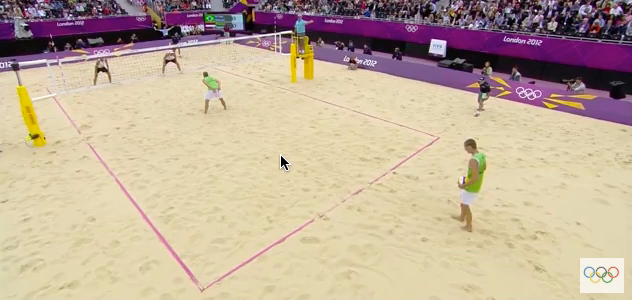
#> input picture frame 76 of input/beachVolleyball1.mov, 632 x 300 px
$ python feature_tracker.py   (Python 2 division)   (older library calls are emulated)
#> lines starting #> are read from the running program, lines starting #| are printed output that depends on the picture; long printed decimals are rounded
#> the answer given: 3
### file_handler.py
"""
Author: Ng Jun Wei

File Handler module

Handles the writing and reading of contents from file.
"""


# [43 lines left out: functions read_from_file, write_to_file, not called in this run]


def write_single_list_to_file(path, points):
    # type: (string, (int, int)[]) -> void
    """
    Purpose:
        Write a list of points to the end of file at specified path.
    Parameters:
        path - the specified file path
        points - the list of points
    Return:
        void
    """
    with open(path, 'a+') as f:
        for i in range(len(points)):
            f.write(str(points[i][0]) + ',' + str(points[i][1]))
            if i < len(points) - 1:
                f.write('\t')
        f.write('\n')

### feature_tracker.py
import cv2
import cv2.cv as cv
import numpy as np
import numpy.linalg as la
import matplotlib.pyplot as plt

import file_handler as fh

def check_for_large_movement_of_static_points(new_static_points, err, st):

    for k, err in enumerate(err):
        if err > 15.0:
            print "DELETING LOL"
            print err
            print new_static_points[k]
            new_static_points = np.delete(new_static_points, [k], axis=0)
            err = np.delete(err, [k], axis=0)
            st = np.delete(st, [k], axis=0)
    return new_static_points, err, st

def check_static_points(number_of_static, old_number_of_static, good_new, img, print_frame_number, new_feature_points):
    if (number_of_static < old_number_of_static):
        print_frame_number = get_frame_grid(img, print_frame_number)
        new_feature = new_feature_points[0]
        print new_feature
        new_feature_points = np.delete(new_feature_points,[0], axis=0)
        print "BEN SOON OVER HERE"
        print new_feature_points
        good_new = np.append(good_new, new_feature, axis=0)
        print good_new
        good_new = good_new.astype(np.float32)
    return good_new, new_feature_points, print_frame_number

def get_frame_grid(img, print_frame_number):
    plt.figure()
    plt.imshow(img, cmap="gray")
    plt.savefig('frame_' + str(print_frame_number) + '.png')
    plt.close()

    print_frame_number = print_frame_number + 1

    return print_frame_number

def get_video_initial_points(video_number):

    """
    The coordinates declared are static points on the video which are inside the frame at all times
    """
    if video_number == 1:
        # 1st video static points

        static_points = np.zeros((4,1,2))

        static_points[0][0] = [309, 77] #good  bottom of umpire pole
        static_points[1][0] = [353, 193] # good middle of court
        static_points[2][0] = [39, 142] # good bottom of left pole
        static_points[3][0] = [88, 144] # left side of the court
        static_points = static_points.astype(np.float32)
        """
        # 1st video player points
        player_points = np.zeros((5,1,2))
        player_points[0][0] = [207 ,97]
        player_points[1][0] = [175, 61]
        player_points[2][0] = [93, 71]
        player_points[3][0] = [508, 163]
        player_points[4][0] = [498, 186]
        player_points = player_points.astype(np.float32)
        print static_points
        """
        new_feature_points = np.zeros((2,1,2))

    elif video_number == 2:
        #2nd video static points
        static_points = np.zeros((4,1,2))
        static_points[0][0] = [535, 142]
        static_points[1][0] = [574, 82]
        static_points[2][0] = [531, 89]
        static_points[3][0] = [580, 128]
        static_points = static_points.astype(np.float32)
        """
        #2nd video player points
        player_points = np.zeros((4,1,2))
        player_points[0][0] = p0[60] # this side / left side
        player_points[1][0] = p0[27] # other side /right side
        player_points[2][0] = p0[29] # other side / right side
        player_points[3][0] = p0[4] # other side / left side
        player_points = player_points.astype(np.float32)
        """
        new_feature_points = np.zeros((2,1,2))

    elif video_number == 3:
        # 3rd video static points
        static_points = np.zeros((4,1,2))
        static_points[0][0] = [170, 141] #nearer pole
        static_points[1][0] = [163, 182]
        static_points[2][0] = [160, 232]
        static_points[3][0] = [493, 281]
        #static_points[3][0] = [238, 232]
        static_points = static_points.astype(np.float32)
        """
        # 3rd video player points
        player_points = np.zeros((3,1,2))
        player_points[0][0] = p0[-12] # guy bending over
        player_points[1][0] = p0[9] # guy serving
        player_points[2][0] = p0[31] # guy serving
        player_points = player_points.astype(np.float32)
        """

        new_feature_points = np.zeros((6,1,2))
        new_feature_points[0][0] = [551, 190]
        new_feature_points[1][0] = [26, 190]
        new_feature_points[2][0] = [37, 116]
        new_feature_points[3][0] = [627, 136]
        new_feature_points[4][0] = [94, 180]
        new_feature_points[5][0] = [396, 276]
    elif video_number == 5:
        # 5th video static points

        static_points = np.zeros((5,1,2))
        #static_points[0][0] = p0[-8]  #corner of the podium of the umpire
        #static_points[1][0] = p0[12]  #bottom left coorner of the net
        static_points[0][0] = [455, 164]
        static_points[1][0] = [203, 138]
        static_points[2][0] = [483, 168]
        static_points[3][0] = [102, 258]
        static_points[4][0] = [202, 173]
        static_points = static_points.astype(np.float32)
        """
        player_points = np.zeros((6,1,2))
        player_points[0][0] = p0[35] # other side/ right guy      needs work
        player_points[1][0] = p0[24] # other side/ left guy       good
        player_points[2][0] = p0[33] # other side / left guy      good
        player_points[3][0] = p0[42] # this side / further away   needs work
        player_points[4][0] = p0[19] # this side /closer guy      good
        player_points[5][0] = p0[21] # this side / closer guy     good
        player_points = player_points.astype(np.float32)
        """


        new_feature_points = np.zeros((2,1,2))
        new_feature_points[0][0] = [131, 230]
        new_feature_points[1][0] = [446, 231]
        new_feature_points = new_feature_points.astype(np.float32)

    elif video_number == 6:
        # 6th video static points

        static_points = np.zeros((4,1,2))
        static_points[0][0] = [442, 190] #umpire pole
        static_points[1][0] = [562, 284] #top left corner of five sign, but might move down due to ball
        static_points[2][0] = [557, 164]
        static_points[3][0] = [590, 300]
        static_points = static_points.astype(np.float32)
        """
        player_points = np.zeros((1,1,2))
        """
    elif video_number == 7:
        # 7th video static points

        static_points = np.zeros((4,1,2))
        static_points[0][0] = [76, 176] # umpire
        static_points[1][0] = [214, 189] # five sign top right corner
        static_points[2][0] = [66, 207] # pole nearer to the camera
        static_points[3][0] = [197,334]
        static_points = static_points.astype(np.float32)
        """
        player_points = np.zeros((1,1,2))
        player_points[0][0] = p0[21] # right side, bending
        player_points = player_points.astype(np.float32)
        """
    return static_points, new_feature_points

def read_video_file(file_name, video_number, path):

    # this is to keep track of the frames that are copied for our reference whenever a point goes off screen
#> called with file_name = 'input/beachVolleyball1.mov', video_number = 3, path = '1_points.txt'
    print_frame_number = 0

    cap = cv2.VideoCapture(file_name)
    frame_count = int(cap.get(cv.CV_CAP_PROP_FRAME_COUNT))

    # read the first frame of video and convert to grayscale
    _,old_frame = cap.read()
#> old_frame is the input picture: shape (300, 632, 3); mean B, G, R 153.6, 173.9, 193
    # print frames.read()
    # old_frame = frames.read()

    gray_old_frame = cv2.cvtColor(old_frame, cv2.COLOR_BGR2GRAY)
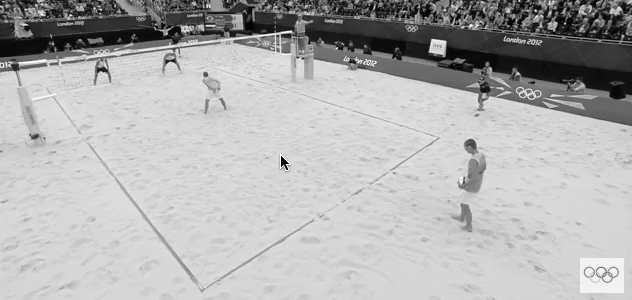
#> gray_old_frame: shape (300, 632); min 0, max 255, mean 177.4
    color = np.random.randint(0,255,(100,3))

    #parameters to detect and track feature points
    static_lk_params = dict(winSize  = (10,10),maxLevel = 2,criteria = (cv2.TERM_CRITERIA_EPS | cv2.TERM_CRITERIA_COUNT, 10, 0.03))
    player_lk_params = dict(winSize  = (15,15),maxLevel = 2,criteria = (cv2.TERM_CRITERIA_EPS | cv2.TERM_CRITERIA_COUNT, 10, 0.03))
    feature_params = dict( maxCorners = 200, qualityLevel = 0.3, minDistance = 7, blockSize = 7 )
    new_feature_params = dict(maxCorners = 10, qualityLevel = 0.3, minDistance = 7, blockSize = 7)
    #mask = np.zeros_like(old_frame)

    static_points, new_feature_points = get_video_initial_points(video_number)

    #number of static points and player points
    number_of_static = len(static_points)
    #number_of_player = len(player_points)
    old_number_of_static = len(static_points)
    #old_number_of_player = len(player_points)

    print_frame_number = get_frame_grid(old_frame, print_frame_number)
#> print_frame_number = 1

    ret = []

    for i in range(1,frame_count):
    # for i in range(1, len(frames)):
        _,img = cap.read()
        # img = frames[i]

        gray_img = cv2.cvtColor(img, cv2.COLOR_BGR2GRAY)

        new_static_points, st, err = cv2.calcOpticalFlowPyrLK(gray_old_frame, gray_img, static_points, None, **static_lk_params)

        #new_player_points, st_2, err_2 = cv2.calcOpticalFlowPyrLK(gray_old_frame, gray_img, player_points, None, **player_lk_params)
        new_static_points, err, st = check_for_large_movement_of_static_points(new_static_points, err, st)
        # here the st==1 means that the point is found in the next frame
        # so it means that it asks for the "good" points from the
        # calcOpticalFlowPyrLK function
        good_new = new_static_points[st==1]
        good_old = static_points[st==1]

        # here we compare number of found static to the previous number of static
        # points to see if we have lost any points
        number_of_static = len(good_new)

        good_new, new_feature_points, print_frame_number = check_static_points(number_of_static, old_number_of_static, good_new, img, print_frame_number, new_feature_points)

        # supposed to regain same number of points
        number_of_static = len(good_new)

        for j,(new,old) in enumerate(zip(good_new,good_old)):

            a,b = new.ravel()
            c,d = old.ravel()
            #print "HERE"
            #print a,b,c,d,j, (color[j].tolist())
            #cv2.line(mask, (a,b),(c,d), color[i].tolist(), 2)
            cv2.circle(img,(a,b),5,color[j].tolist(),-1)
            cv2.putText(img, str((a,b)), (a,b), cv2.FONT_HERSHEY_PLAIN, 1.5, color[j], 1, cv2.CV_AA)
        """
        good_new_2 = new_player_points[st_2==1]
        good_old_2 = player_points[st_2==1]
        for i,(new,old) in enumerate(zip(good_new_2,good_old_2)):
            a,b = new.ravel()
            c,d = old.ravel()
            #cv2.line(mask, (a,b),(c,d), color[i].tolist(), 2)
            cv2.circle(img,(a,b),5,color[i].tolist(),-1)

        #image = cv2.add(img,mask)
        """
        gray_old_frame = gray_img.copy()

        static_points = good_new.reshape(-1,1,2)

        curr = []
        for p in good_new:
            curr.append((p[0], p[1]))
        print i, ":", curr

        ret.append(curr)
        fh.write_single_list_to_file(path, curr)

        cv2.imshow('frame', img)
        k = cv2.waitKey(30) & 0xff
        if k == 27:
            break
#> this loop made 1 pass; (key Esc is pressed on pass 1)
#> (new_static_points, st, err, print_frame_number, static_points) on pass 1: ([[170, 141], [163, 182], [160, 232], [493, 281]], [1, 1, 1, 0], [nan], 2, [[170, 141], [163, 182], [160, 232], [551, 190]])
#| [[170.005 140.991]
#|  [163.005 181.998]
#|  [160.027 232.018]
#|  [551.         190.        ]]
#> pass 1, in read_video_file, `cv2.imshow('frame', img)`:
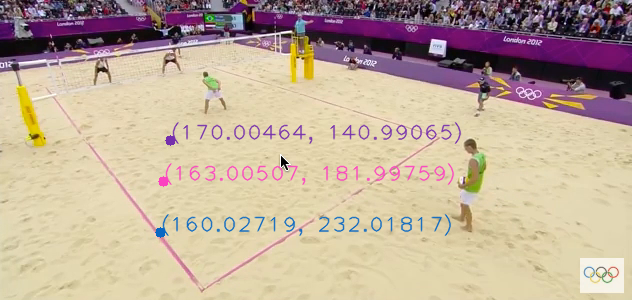
#> window 'frame': shape (300, 632, 3); mean B, G, R 153.7, 172, 191.6
#> after the loop, new_feature_points = [[26, 190], [37, 116], [627, 136], [94, 180], [396, 276]]; ret = [[(170, 141), (163, 182), (160, 232), (551, 190)]]

        # TO BE REMOVED. USED FOR MANUAL INTERVENTION
        # if i > 610:
        #     cv2.waitKey(0)

        #player_points = good_new_2.reshape(-1,1,2)
    return ret

def main():
    file_name = "input/beachVolleyball1.mov"
    video_number = int(raw_input('Enter video number: '))
    read_video_file(file_name, video_number, "1_points.txt")


if __name__ == "__main__":
    main()

$ run again, starting later in the video
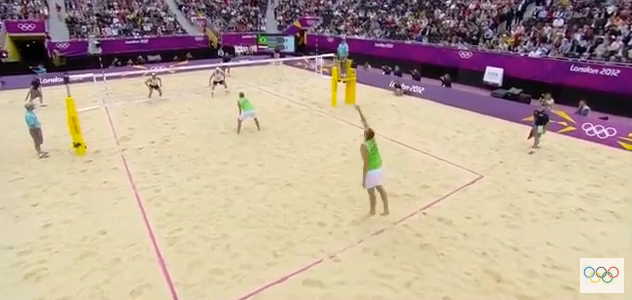
#> input picture frame 342 of input/beachVolleyball1.mov, 632 x 300 px
#> in read_video_file, old_frame is the input picture: shape (300, 632, 3); mean B, G, R 149.8, 165.8, 185.3
#> in read_video_file, `gray_old_frame = cv2.cvtColor(old_frame, cv2.COLOR_BGR2GRAY)`:
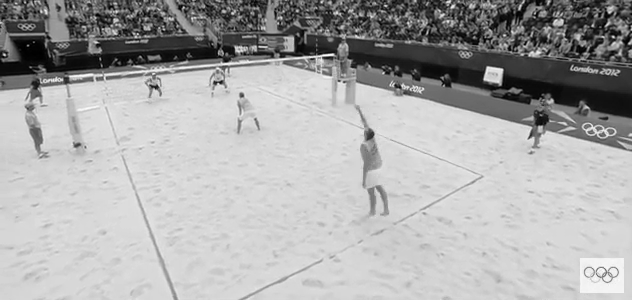
#> gray_old_frame: shape (300, 632); min 0, max 255, mean 169.9
#> in read_video_file, `print_frame_number = get_frame_grid(old_frame, print_frame_number)`: print_frame_number = 1
#> the loop in read_video_file, `for i in range(1,frame_count):` made 1 pass; (key Esc is pressed on pass 1)
#> (st, err, good_old, print_frame_number, static_points) on pass 1: ([1, 1, 1, 1], [0], [[170, 141], [163, 182], [160, 232], [493, 281]], 1, [[170, 141], [163, 182.3], [160, 232], [493, 281]])
#> pass 1, in read_video_file, `cv2.imshow('frame', img)`:
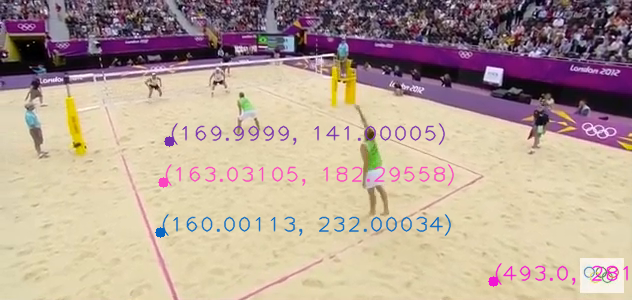
#> window 'frame': shape (300, 632, 3); mean B, G, R 150.1, 163.5, 184
#> after the loop in read_video_file, `for i in range(1,frame_count):`: new_feature_points = [[551, 190], [26, 190], [37, 116], [627, 136], [94, 180], [396, 276]]; ret = [[(170, 141), (163, 182.3), (160, 232), (493, 281)]]

$ run again, starting later in the video
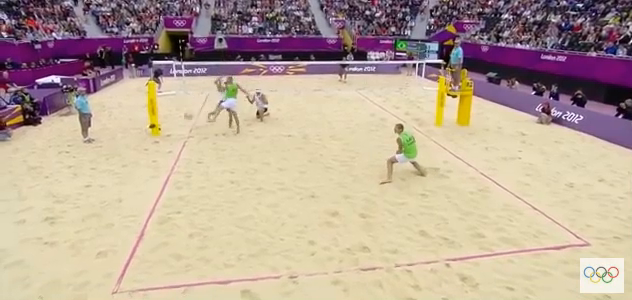
#> input picture frame 608 of input/beachVolleyball1.mov, 632 x 300 px
#> in read_video_file, old_frame is the input picture: shape (300, 632, 3); mean B, G, R 151.1, 166.4, 185.7
#> in read_video_file, `gray_old_frame = cv2.cvtColor(old_frame, cv2.COLOR_BGR2GRAY)`:
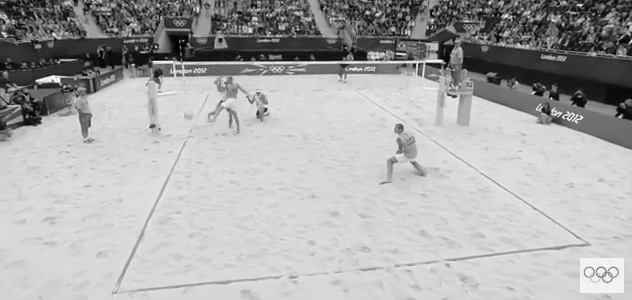
#> gray_old_frame: shape (300, 632); min 0, max 255, mean 170.6
#> in read_video_file, `print_frame_number = get_frame_grid(old_frame, print_frame_number)`: print_frame_number = 1
#> the loop in read_video_file, `for i in range(1,frame_count):` made 1 pass; (key Esc is pressed on pass 1)
#> (st, err, good_old, print_frame_number, static_points) on pass 1: ([1, 1, 1, 1], [0.0653], [[170, 141], [163, 182], [160, 232], [493, 281]], 1, [[170, 141], [163, 182], [160, 232.2], [493, 281]])
#> pass 1, in read_video_file, `cv2.imshow('frame', img)`:
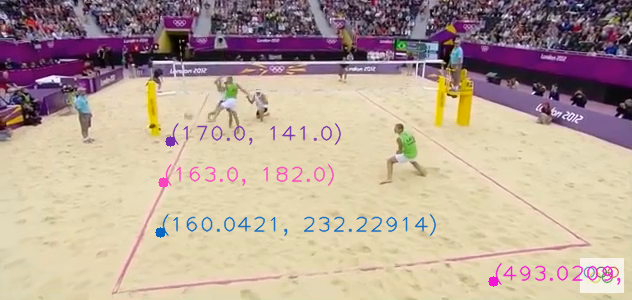
#> window 'frame': shape (300, 632, 3); mean B, G, R 151.4, 164.8, 184.7
#> after the loop in read_video_file, `for i in range(1,frame_count):`: new_feature_points = [[551, 190], [26, 190], [37, 116], [627, 136], [94, 180], [396, 276]]; ret = [[(170, 141), (163, 182), (160, 232.2), (493, 281)]]
